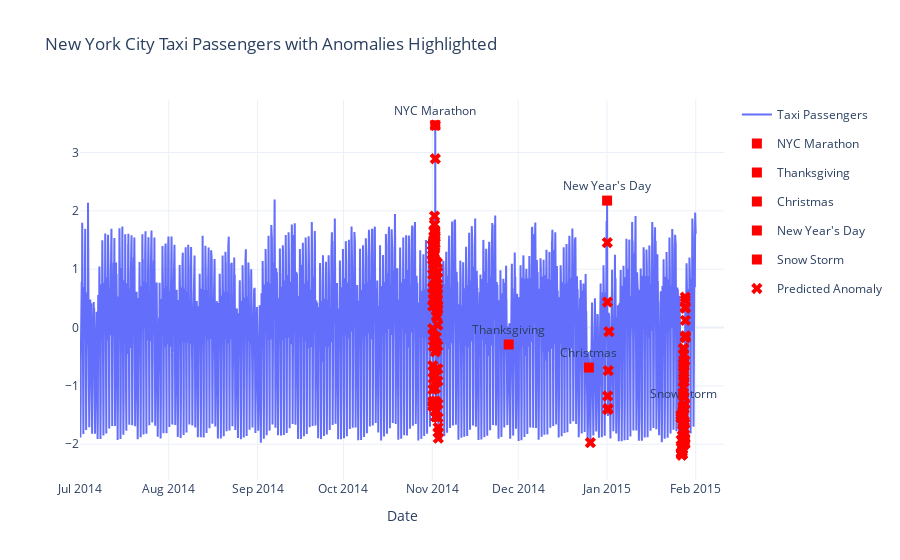

Notebook cell for this chart:
### Markdown cell above
## Plot anomalies

### Code cell
import plotly.graph_objs as go
import pandas as pd
import numpy as np

# Load the dataset
# url = "https://raw.githubusercontent.com/numenta/NAB/master/data/realKnownCause/nyc_taxi.csv"
# df = pd.read_csv(url, parse_dates=True, index_col="timestamp")
# df_normalized = df
# df_normalized['value'] = (df['value'] - df['value'].mean()) / df['value'].std()

# Define the anomalies
anomalies = {
    "NYC Marathon": "2014-11-02 01:00",
    "Thanksgiving": "2014-11-27 16:30",
    "Christmas": "2014-12-25 16:30",
    "New Year's Day": "2015-01-01 01:00",
    "Snow Storm": "2015-01-27 13:30"
}

# Create the plot
fig = go.Figure()

# Add the main trace
fig.add_trace(go.Scatter(x=df_normalized.index, y=df_normalized['value'], mode='lines', name='Taxi Passengers'))

# Add anomaly points with unique markers
marker = 'square'
for (label, date) in anomalies.items():
    fig.add_trace(go.Scatter(
        x=[date],
        y=[df_normalized.loc[date]['value']],
        mode='markers+text',
        name=label,
        text=label,
        textposition="top center",
        marker=dict(symbol=marker, size=10, color='red')
    ))

anomaly_indices = np.where(mae_full > treshold)[0]

# Add predicted anomalies with red markers
for i in anomaly_indices:
    date = df_normalized.index[int(i + TIME_STEPS/2)]
    fig.add_trace(go.Scatter(
        x=[date],
        y=[df_normalized.loc[date]['value']],
        mode='markers',
        name='Predicted Anomaly' if i == anomaly_indices[0] else None,
        legendgroup='Predicted Anomaly',
        marker=dict(symbol='x', size=10, color='red'),
        showlegend = bool(i == anomaly_indices[0]),
    ))

# Update layout
fig.update_layout(
    title='New York City Taxi Passengers with Anomalies Highlighted',
    xaxis_title='Date',
    template='plotly_white'
)

# Show the figure
plotly_config = {
    'displaylogo': False,
    'toImageButtonOptions': {
        'format': 'svg', # one of png, svg, jpeg, webp
        'filename': 'fmin',
        'height': None,
        'width': None,
        'scale': 1 # Multiply title/legend/axis/canvas sizes by this factor
    },
    'modeBarButtonsToRemove': ['select2d', 'lasso2d'],
    'modeBarButtonsToAdd': [
                            'drawopenpath',
                            'eraseshape'
                            ]
}

# Show the figure with the specified config
fig.show(config=plotly_config)

fig.write_html(
    "./anomaly_detection.html",
    config=plotly_config,
    include_plotlyjs="cdn",
    full_html=False,
)
